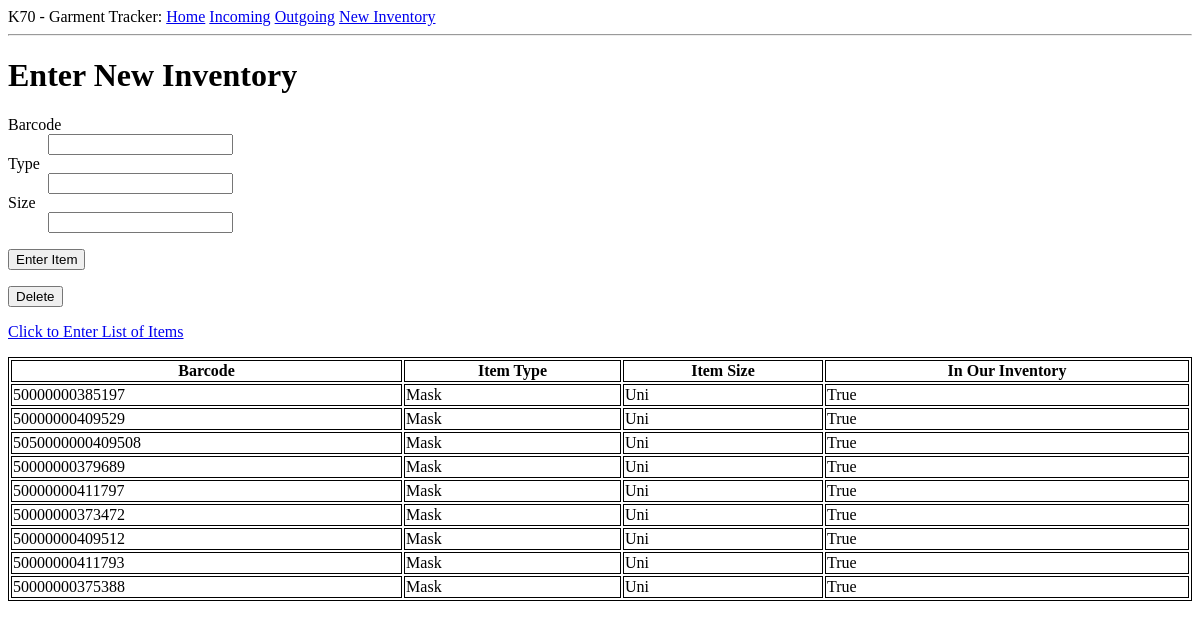
Before: /New_inventory with the older database file.
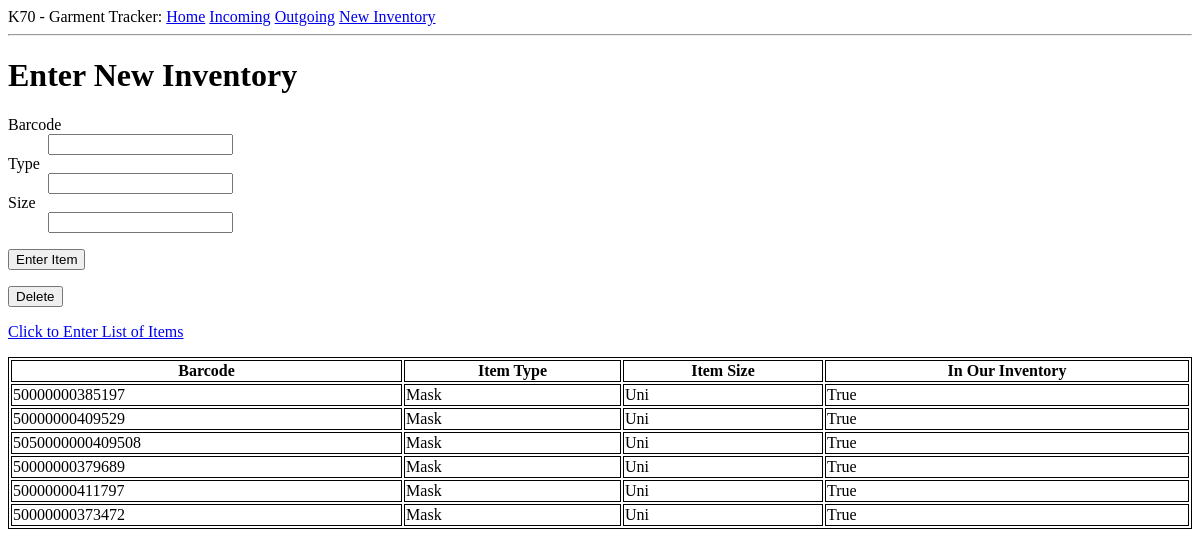
After: the same page with the newer database file.
### app/models.py (models this page shows, shortened)
class Laundry(db.Model):
    id = db.Column(db.Integer, primary_key=True)
    barcode = db.Column(db.String(20), index = True)
    item_type = db.Column(db.String(10), index = True)
    item_size = db.Column(db.String(10), index = True)
    item_note = db.Column(db.String(20), index = True)
    status = db.Column(db.Boolean(), index=True)
    time_stamps = db.relationship('Timestamp', backref="item", lazy= 'dynamic')

### app/routes.py (the view, shortened to what this page needs)
@app.route('/New_inventory', methods = ['GET', 'POST'])
def New_inventory():
    form = item_template()
    items = Laundry.query.all()
    return render_template('New_inventory.html', title='New_inventory', form=form, items=items)

### app/forms.py
class item_template(FlaskForm):
    barcode = StringField('Barcode', validators=[DataRequired()])
    type = StringField('Type', validators=[DataRequired()])
    size = StringField('Size', validators=[DataRequired()])
    status = BooleanField('Status')
    submit = SubmitField('Enter Item')
    delete = SubmitField('Delete')

### app/templates/New_inventory.html (shortened to what this page needs)
{% extends "base.html" %}
{% block content %}
<h1>Enter New Inventory</h1>
<form action="" method="post">
    {% from "_formhelpers.html" import render_field %}
    <dl>
        {{ render_field(form.barcode) }}
        {{ render_field(form.type) }}
        {{ render_field(form.size) }}
    </dl>
    <p>{{ form.submit }}</p>
    <p>{{ form.delete }}</p>
    <p><a href="{{ url_for('Enter_mass') }}">Click to Enter List of Items</a></p>
</form>
<table style="width:100%">
    <tr valign="top">
        <th>Barcode</th>
        <th>Item Type</th>
        <th>Item Size</th>
        <th>In Our Inventory</th>
    </tr>
    {% for item in items %}
    <tr>
        <td>{{ item.barcode }}</td><td>{{ item.item_type }}</td><td>{{ item.item_size }}</td><td>{{ item.status }}</td>
    </tr>
    {% endfor %}
</table>
{% endblock %}

### app/templates/base.html (shortened to what this page needs)
<html>
    <head>
    </head>
    <body>
        <div>
            K70 - Garment Tracker:
            <a href="{{ url_for('Home') }}">Home</a>
            <a href="{{ url_for('Incoming') }}">Incoming</a>
            <a href="{{ url_for('Outgoing') }}">Outgoing</a>
            <a href="{{ url_for('New_inventory') }}">New Inventory</a>
          </div>
        <hr>
        {% block content %}{% endblock %}
    </body>
</html>

### app/templates/_formhelpers.html (shortened to what this page needs)
{% macro render_field(field) %}
    <dt>{{ field.label }}
    </dt><dd>{{ field(**kwargs)|safe }}
    </dd>
{% endmacro %}

### app/templates/New_inventory.html (style rules this page uses)
table, th, td { border: 1px solid black; }

Changed rows visible on the page:
removed Laundry: barcode "50000000409512", item_type "Mask", item_size "Uni", status "True"
removed Laundry: barcode "50000000411793", item_type "Mask", item_size "Uni", status "True"
removed Laundry: barcode "50000000375388", item_type "Mask", item_size "Uni", status "True"
